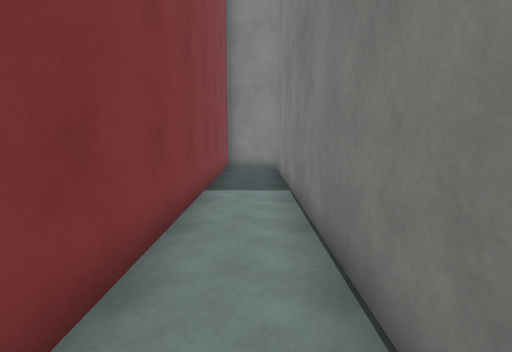
[1] (above)

17 first-person views from a walk through a scene from a Unity 3-D project. The camera is 1.5 m above the floor, tilts 8° down and sees 85° across. The floor is counted in squares, 1 m on a side. Each view is taken from the middle of a square. On the plan, view 1 faces up. The plan holds only what a view shows up to about 14 squares ahead; the rest is blank. The place goes on beyond the plan. Surface patterns are stand-ins for the level's own textures.

[2]
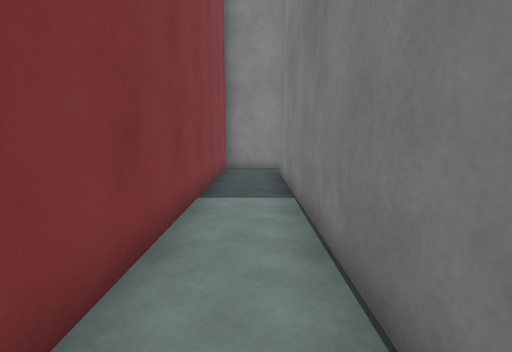

[3]
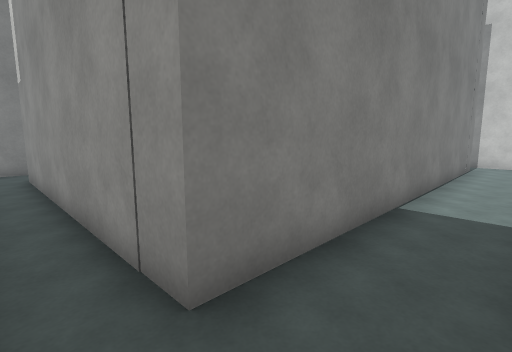

[4]
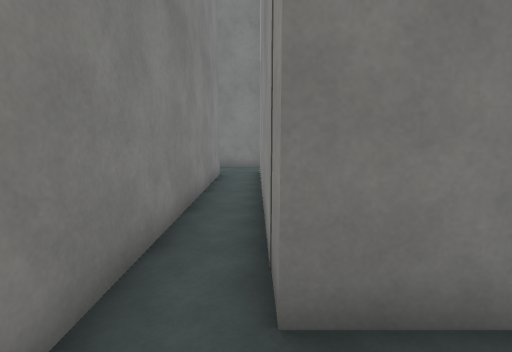

[5]
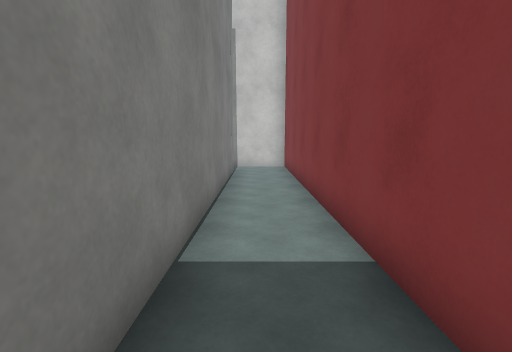

[6]
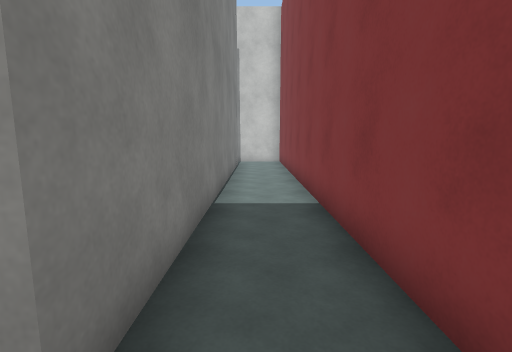

[7]
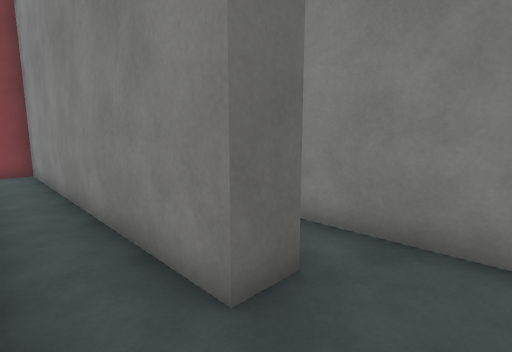

[8]
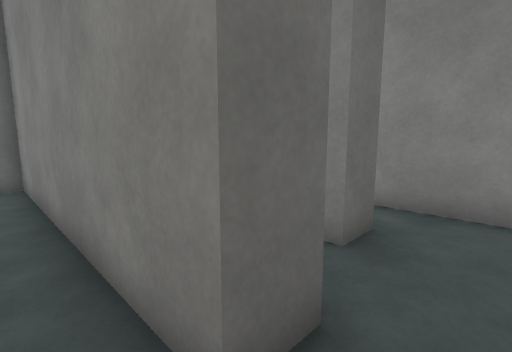

[9]
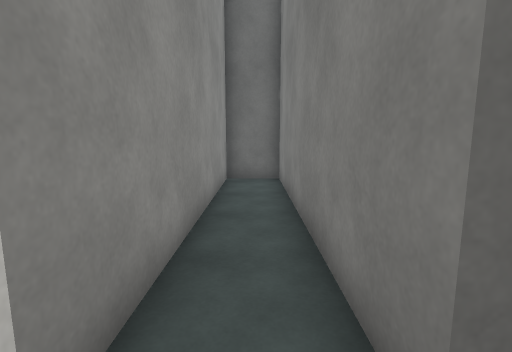

[10]
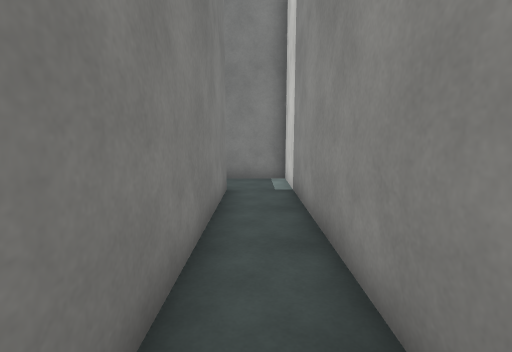

[11]
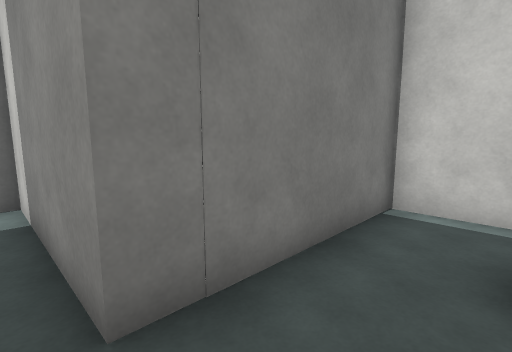

[12]
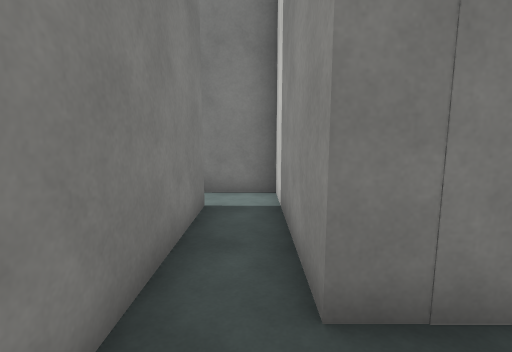

[13]
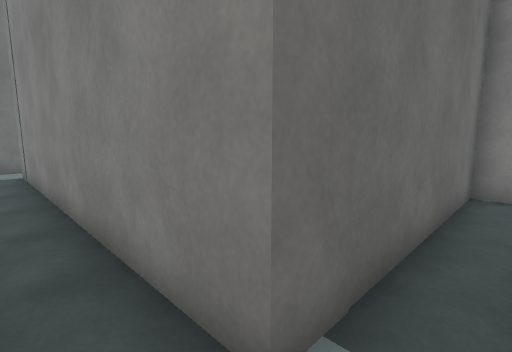

[14]
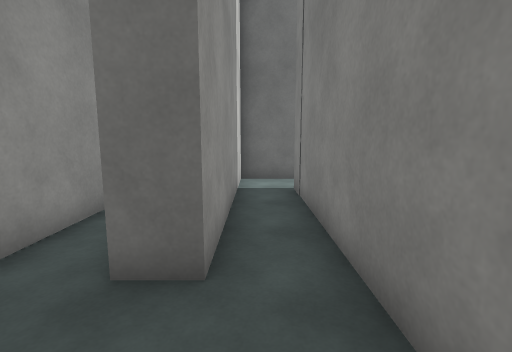

[15]
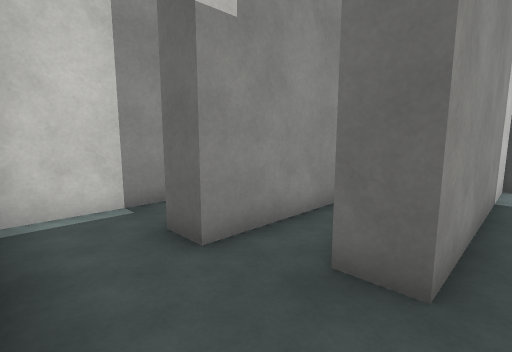

[16]
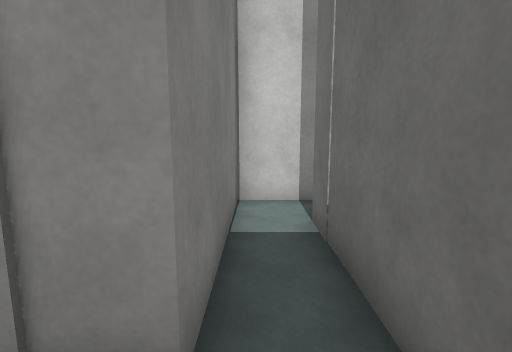

[17]
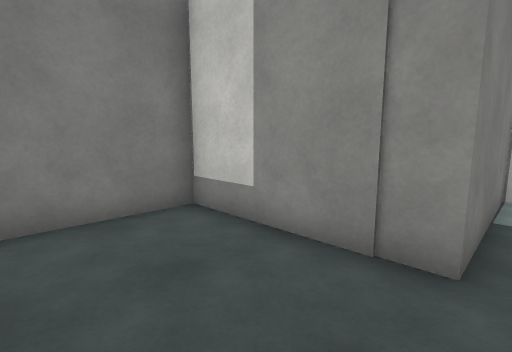

### Floor plan
Ten units are one square. View 1 is at (0, 0); x grows to the right and y downward. Boxes are objects, and circles mark ways between rooms. Rooms are numbered by the first view taken in them; rooms with no view inside come last. Other rooms are left out.
<svg viewBox="-19 -249 258 285">
<path fill="none" stroke="#000" d="M10 14 10 -128 109 -128 109 -118M102 -155 102 -145 -14 -145 -14 31 12 31M131 -116 131 -155M109 -118 20 -118 20 -99 131 -99 131 -116M131 -155 184 -155 184 -205M170 -205 170 -171 49 -171M46 -155 102 -155M178 -244 170 -244 170 -205M184 -205 234 -205 234 -239"/>
<circle cx="115" cy="-125" r="3" fill="#2a7"/>
<circle cx="115" cy="-150" r="3" fill="#2a7"/>
<circle cx="180" cy="-200" r="3" fill="#2a7"/>
<text x="0" y="-90">1</text>
<text x="70" y="-110">2</text>
<text x="130" y="-160">3</text>
<text x="200" y="-230">4</text>
</svg>
Room 1 opens to room 2. Room 1 opens to room 3. Room 3 opens to room 4.

Where each view was taken, in squares from view 1:
view 1: 0 up, 0 right, facing up
view 2: 1 up, 0 right, facing up
view 3: 14 up, 1 left, facing down-right
view 4: 13 up, 1 left, facing right
view 5: 11 up, 0 right, facing down
view 6: 14 up, 0 right, facing down
view 7: 13 up, 12 right, facing up-left
view 8: 11 up, 12 right, facing up-left
view 9: 11 up, 12 right, facing left
view 10: 11 up, 3 right, facing right
view 11: 16 up, 11 right, facing down-right
view 12: 16 up, 11 right, facing right
view 13: 16 up, 18 right, facing up-left
view 14: 16 up, 13 right, facing left
view 15: 16 up, 13 right, facing down-left
view 16: 22 up, 18 right, facing down
view 17: 24 up, 18 right, facing down-right
